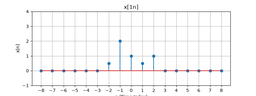
#> input picture x[1n].png, 256 x 96 px, shrunk from 800 x 300 before the run
$ python cft_edge_detector.py '../x[1n].png' out.png 1.0
#> lines starting #> are read from the running program, lines starting #| are printed output that depends on the picture; after the words box and inside, x2 and y2 are one past the last pixel; in counts of white or black regions, pixels touching at a corner belong together
import numpy as np
import matplotlib.pyplot as plt
from imageio.v2 import imread


class ContinuousImage:
    """Represents a grayscale image as a continuous 2D spatial signal. (Given)"""

    def __init__(self, image_path):
#> called with image_path = '../x[1n].png'
        self.image = imread(image_path, mode='L').astype(float)
#> self.image: shape (96, 256) float64; min 39, max 255, mean 247.3
        self.image = self.image / np.max(self.image)

        # Continuous spatial coordinate vectors, both spanning [-1, 1]
        self.x = np.linspace(-1, 1, self.image.shape[1])
#> self.x = 256 values from -1 to 1
        self.y = np.linspace(-1, 1, self.image.shape[0])
#> self.y = 96 values from -1 to 1

    def show(self, title="Image"):
        plt.imshow(self.image, cmap='gray')
        plt.title(title)
        plt.axis('off')
        plt.show()


class CFT2D:
    """Computes the 2D Continuous Fourier Transform of a ContinuousImage
    using separable numerical (trapezoidal) integration."""

    def __init__(self, image_obj: ContinuousImage):
        self.I = image_obj.image
        self.x = image_obj.x
        self.y = image_obj.y

        # Frequency axes conjugate to x and y (given), spanning the full
        # Nyquist range implied by the sample spacing (dx, dy). This is
        # what lets the transform represent fine, edge-scale spatial
        # detail instead of only very coarse (near-DC) variation.
        dx = self.x[1] - self.x[0]
#> dx = 0.00784
        dy = self.y[1] - self.y[0]
#> dy = 0.0211
        self.u = np.linspace(-1 / (2 * dx), 1 / (2 * dx), self.I.shape[1])
#> self.u = 256 values from -63.75 to 63.75
        self.v = np.linspace(-1 / (2 * dy), 1 / (2 * dy), self.I.shape[0])
#> self.v = 96 values from -23.75 to 23.75

    def compute_cft(self):
        """
        Compute the real and imaginary parts of the 2D Continuous Fourier
        Transform of self.I, using SEPARABLE trapezoidal integration:

            Re{F(u,v)} =  Integral Integral I(x,y) cos(2*pi*(u*x + v*y)) dx dy
            Im{F(u,v)} = -Integral Integral I(x,y) sin(2*pi*(u*x + v*y)) dx dy

        Do NOT evaluate this as a direct 4-nested-loop double integral over
        (x, y, u, v) -- that is O(N^4) and will not finish in reasonable
        time. Instead exploit separability: expand cos(2*pi*(ux+vy)) and
        sin(2*pi*(ux+vy)) with the angle-sum identities, first integrate
        over x for every (y, u) pair, then integrate the result over y for
        every (u, v) pair. Each of the two stages is an O(N^3) operation
        (an O(N) numerical integral, repeated over an N x N grid), which is
        what makes this tractable.

        Use self.u and self.v (NOT self.x/self.y) as the frequency axes --
        they were already computed for you in __init__.

        Use np.trapezoid(..., axis=...) for the integration -- no built-in
        FFT/DFT routine (np.fft, scipy.fft, ...) may be used anywhere in
        this method.

        Returns
        -------
        real, imag : two 2D numpy arrays, each of shape self.I.shape
        """
        # TODO: implement this method
        cos_ux = np.cos(2 * np.pi * self.u[None, :] * self.x[:, None])
        sin_ux = np.sin(2 * np.pi * self.u[None, :] * self.x[:, None])
        A = np.trapezoid(self.I[:, :, None] * cos_ux[None, :, :], x=self.x, axis=1)
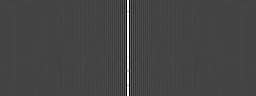
#> A: shape (96, 256) float64; min -0.463, max 1.27, mean 0.00756; drawn with min black and max white
        B = np.trapezoid(self.I[:, :, None] * sin_ux[None, :, :], x=self.x, axis=1)
        cos_vy = np.cos(2 * np.pi * self.v[:, None] * self.y[None, :])
        sin_vy = np.sin(2 * np.pi * self.v[:, None] * self.y[None, :])
        term1 = np.trapezoid(A[:, None, :] * cos_vy[:, :, None], x=self.y, axis=0)
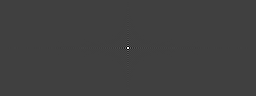
#> term1: shape (96, 256) float64; min -0.529, max 1.57, mean 0.000163; drawn with min black and max white
        term2 = np.trapezoid(B[:, None, :] * sin_vy[:, :, None], x=self.y, axis=0)
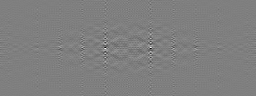
#> term2: shape (96, 256) float64; min -0.0131, max 0.0131, mean -1.16e-21; drawn with min black and max white
        term3 = np.trapezoid(A[:, None, :] * sin_vy[:, :, None], x=self.y, axis=0)
        term4 = np.trapezoid(B[:, None, :] * cos_vy[:, :, None], x=self.y, axis=0)
        real = term1 - term2
        imag = -(term3 + term4)
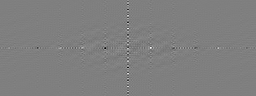
#> imag: shape (96, 256) float64; min -0.036, max 0.036, mean 2.46e-19; drawn with min black and max white
        return real, imag
        # raise NotImplementedError("Implement CFT2D.compute_cft")

    def plot_magnitude(self):
        """
        Plot the log-scaled magnitude spectrum of the 2D CFT computed by
        compute_cft(), i.e. plt.imshow(np.log(1 + magnitude), ...) where
        magnitude = sqrt(real**2 + imag**2). Purely for your own visual
        debugging -- not called by the command-line entry point below.
        """
        # TODO: implement this method
        real, imag = self.compute_cft()
        magnitude = np.sqrt(real**2 + imag**2)
        log_mag = np.log(1 + magnitude)
        plt.imshow(log_mag, cmap="gray")
        plt.title("Log-Magnitude Spectrum")
        plt.axis("off")
        plt.show()
        # raise NotImplementedError("Implement CFT2D.plot_magnitude")


class FrequencyFilter:
    """Applies frequency-domain filtering operations. (Given)"""

    def high_pass(self, real, imag, cutoff):
#> called with cutoff = 1
        rows, cols = real.shape
#> rows = 96
        cx, cy = rows // 2, cols // 2

        real = real.copy()
        imag = imag.copy()
        for i in range(rows):
            for j in range(cols):
                if np.sqrt((i - cx) ** 2 + (j - cy) ** 2) <= cutoff:
                    real[i, j] = 0
                    imag[i, j] = 0
#> imag: shape (96, 256) float64; 0.02% of pixels changed, all inside (x1, y1, x2, y2) = (127, 47, 130, 50)
#> real: shape (96, 256) float64; min -0.53, max 1.57, mean 1.41e-05
        return real, imag


class InverseCFT2D:
    """Reconstructs the spatial-domain image from a (filtered) 2D frequency
    spectrum using separable numerical integration."""

    def __init__(self, real, imag, u, v, x, y):
        self.real = real
        self.imag = imag
        self.u = u
        self.v = v
        self.x = x
        self.y = y

    def reconstruct(self):
        """
        Perform the inverse 52D Continuous Fourier Transform:

            I(x,y) = Integral Integral F(u,v) exp(j*2*pi*(u*x + v*y)) du dv

        using the same separable-integration strategy as compute_cft():
        expand the complex exponential into cos/sin via Euler's identity,
        integrate over v first (for every (y, u) pair), then integrate
        that result over u (for every (x, y) pair). Use np.trapezoid.

        self.real, self.imag are the (possibly filtered) frequency-domain
        components; self.u, self.v are the frequency axes they were
        computed on; self.x, self.y are the spatial axes to reconstruct
        onto.

        Returns
        -------
        image : 2D numpy array of shape (len(self.y), len(self.x))
            The reconstructed real-valued spatial-domain signal. Note
            that after a high-pass filter this is NOT a valid image on
            its own (it will contain negative values, since the DC/
            low-frequency component that carried the average brightness
            has been removed) -- see the command-line entry point below
            for how it gets turned into a displayable edge map.
        """
        # TODO: implement this method
        cos_vy = np.cos(2 * np.pi * self.y[:, None] * self.v[None, :])
        sin_vy = np.sin(2 * np.pi * self.y[:, None] * self.v[None, :])
        integrand_C = (self.real[None, :, :] * cos_vy[:, :, None] - self.imag[None, :, :] * sin_vy[:, :, None])
        integrand_D = (self.real[None, :, :] * sin_vy[:, :, None] + self.imag[None, :, :] * cos_vy[:, :, None])
        C = np.trapezoid(integrand_C, x=self.v, axis=1)
        D = np.trapezoid(integrand_D, x=self.v, axis=1)
        cos_ux = np.cos(2 * np.pi * self.x[:, None] * self.u[None, :])
        sin_ux = np.sin(2 * np.pi * self.x[:, None] * self.u[None, :])
        integrand_reconstruct = (C[:, None, :] * cos_ux[None, :, :] - D[:, None, :] * sin_ux[None, :, :])
        image = np.trapezoid(integrand_reconstruct, x=self.u, axis=2)
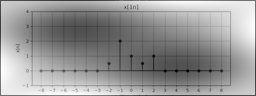
#> image: shape (96, 256) float64; min -0.762, max 1.27, mean 0.438; drawn with min black and max white
        return image
        # raise NotImplementedError("Implement InverseCFT2D.reconstruct")


# =====================================================
# Command-line entry point (given -- do not modify)
# Usage: python3 cft_edge_detector.py <input_image_path> <output_image_path> [cutoff]
# =====================================================
if __name__ == "__main__":
    import sys

    if len(sys.argv) < 3:
        print("Usage: python3 cft_edge_detector.py <input_image_path> <output_image_path> [cutoff]")
        print("Example: python3 cft_edge_detector.py pikachu.png pikachu_edges.png 15")
        sys.exit(1)

    input_path = sys.argv[1]
    output_path = sys.argv[2]
    cutoff = float(sys.argv[3]) if len(sys.argv) > 3 else 15

    img = ContinuousImage(input_path)
    cft2d = CFT2D(img)
    real, imag = cft2d.compute_cft()

    filt = FrequencyFilter()
    real_f, imag_f = filt.high_pass(real, imag, cutoff)

    icft2d = InverseCFT2D(real_f, imag_f, cft2d.u, cft2d.v, img.x, img.y)
    edges = icft2d.reconstruct()

    edge_map = np.abs(edges)
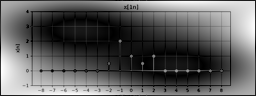
#> edge_map: shape (96, 256) float64; min 1.08e-05, max 1.27, mean 0.466; drawn with min black and max white
    if edge_map.max() > 0:
        edge_map = edge_map / edge_map.max()
    edge_map = 1 - edge_map  # invert: edges black, background white
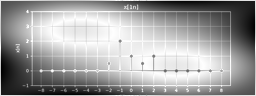
#> edge_map: shape (96, 256) float64; min 0, max 1, mean 0.632

    plt.imsave(output_path, edge_map, cmap='gray')
    print(f"Saved edge map to {output_path}")

$ run again, on x[n divided by 3].png
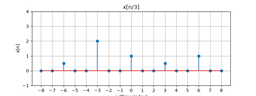
#> input picture x[n divided by 3].png, 256 x 96 px, shrunk from 800 x 300 before the run
#> in reconstruct, `image = np.trapezoid(integrand_reconstruct, x=self.u, axis=2)`:
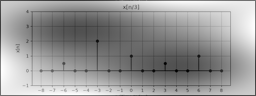
#> image: shape (96, 256) float64; min -0.762, max 1.27, mean 0.438; drawn with min black and max white
#> `edge_map = 1 - edge_map`:
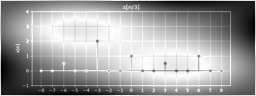
#> edge_map: shape (96, 256) float64; min 0, max 1, mean 0.632
